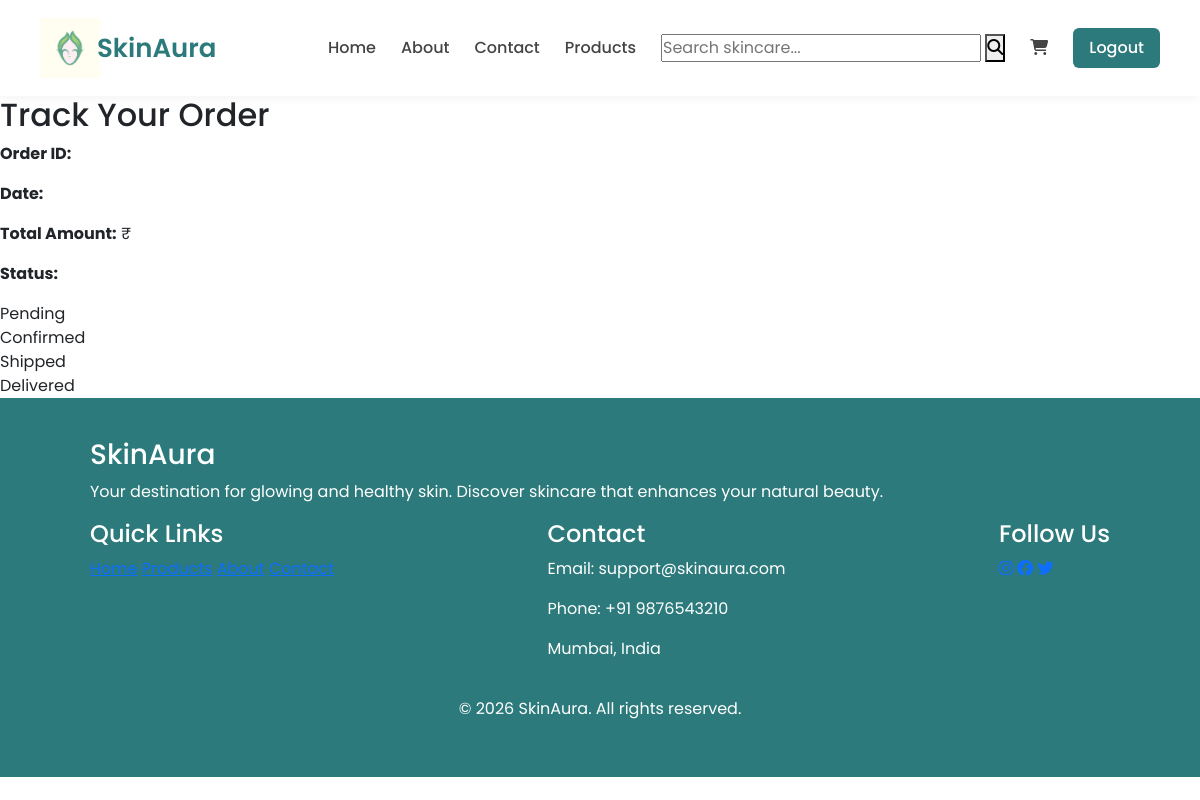
The page /track/13/ (signed in) on the database as committed earlier.
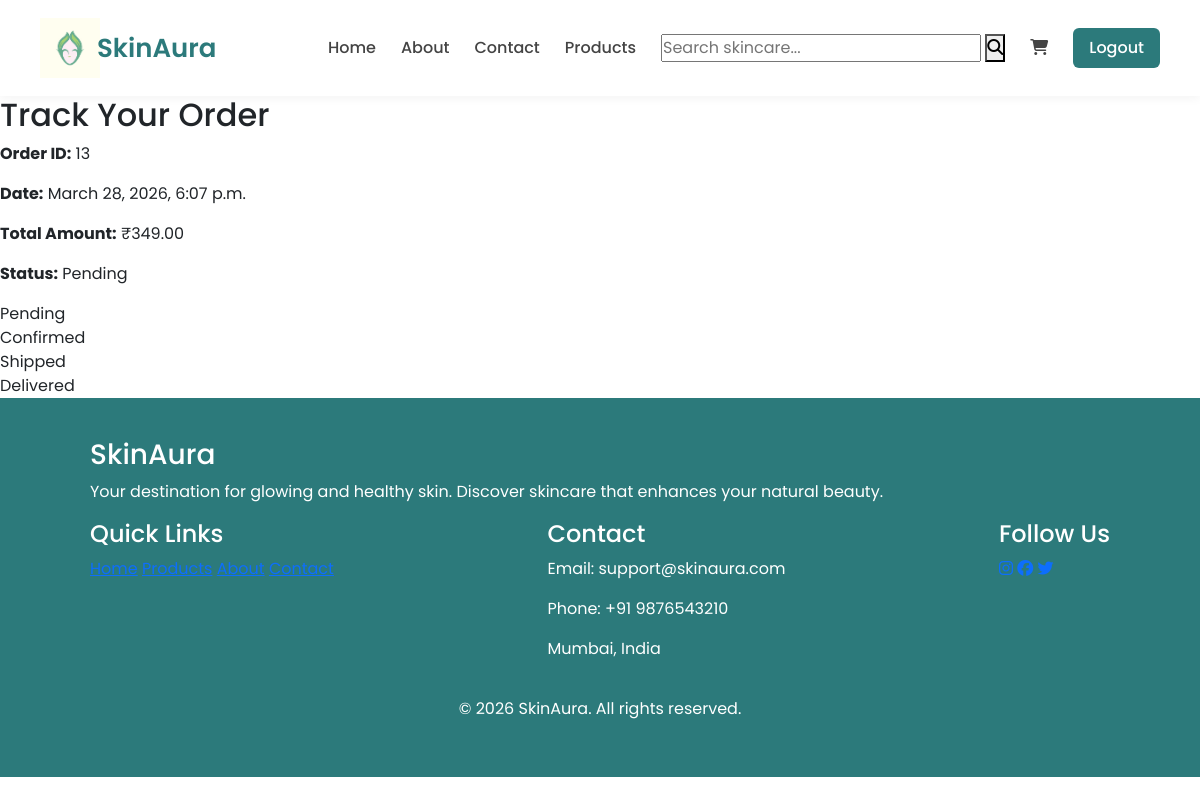
The same page on the database as committed later.
### home/models.py (models this page shows, shortened)
class Order(models.Model):
    STATUS_CHOICES = (
        ('Pending', 'Pending'),
        ('Confirmed', 'Confirmed'),
        ('Shipped', 'Shipped'),
        ('Delivered', 'Delivered'),
        ('Cancelled', 'Cancelled'),
    )
    user = models.ForeignKey(User, on_delete=models.CASCADE, null=True, blank=True)
    customer_name = models.CharField(max_length=100)
    email = models.EmailField()
    address = models.TextField()
    total_amount = models.DecimalField(max_digits=10, decimal_places=2)
    status = models.CharField(
        max_length=20,
        choices=STATUS_CHOICES,
        default='Pending'
    )
    created_at = models.DateTimeField(auto_now_add=True)

### home/views.py (the view)
# urls.py: path('track/<int:order_id>/', views.track_order, name='track_order'),
@login_required
def track_order(request, order_id):
    try:
        order = Order.objects.get(id=order_id, user=request.user)
    except Order.DoesNotExist:
        return render(request, 'home/track_order.html', {
            'error': "Order not found or access denied."
        })
    return render(request, 'home/track_order.html', {'order': order})

### home/templates/home/track_order.html
{% extends "home/base.html" %}
{% block content %}
<div class="track-container">
    <h2 class="track-title">Track Your Order</h2>
    <div class="order-card">
        <p><strong>Order ID:</strong> {{ order.id }}</p>
        <p><strong>Date:</strong> {{ order.created_at }}</p>
        <p><strong>Total Amount:</strong> ₹{{ order.total_amount }}</p>
        <p><strong>Status:</strong>
            <span class="status-badge {{ order.status|lower }}">
                {{ order.status }}
            </span>
        </p>
        <div class="progress-container">
            <div class="step {% if order.status == 'Pending' or order.status == 'Confirmed' or order.status == 'Shipped' or order.status == 'Delivered' %}active{% endif %}">
                Pending
            </div>
            <div class="step {% if order.status == 'Confirmed' or order.status == 'Shipped' or order.status == 'Delivered' %}active{% endif %}">
                Confirmed
            </div>
            <div class="step {% if order.status == 'Shipped' or order.status == 'Delivered' %}active{% endif %}">
                Shipped
            </div>
            <div class="step {% if order.status == 'Delivered' %}active{% endif %}">
                Delivered
            </div>
        </div>
    </div>
</div>
{% endblock %}

Rows that differ between the two databases and show on the page:
added Order: id "13", created_at "March 28, 2026, 6:07 p.m.", total_amount "349.00", status "Pending"
